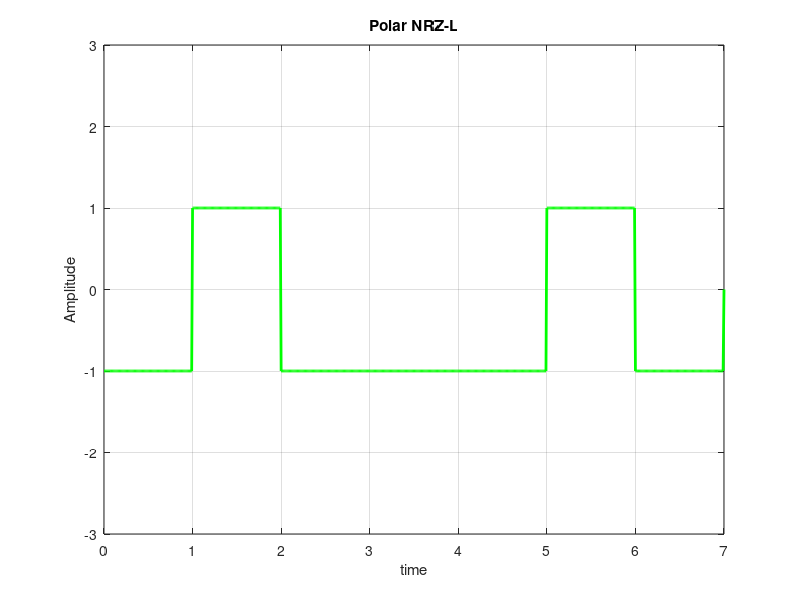

Reproduce this figure in MATLAB.
clc
clear all
close all

data = [1 0 1 1 1 0 1];

sample_per_bit = 100;
bitRate = 1;
total_bits = length(data);
total_sample_size = sample_per_bit * total_bits;
total_sample_time = total_bits / bitRate;
time_per_sample = total_sample_time / total_sample_size;
t = 0:time_per_sample:total_sample_time; 
y = zeros(1,length(t));

for i=0:total_bits-1;
  if data(i+1) == 0 
    y(i*sample_per_bit+1 : (i+1)*sample_per_bit) = 1;
  else 
    y(i*sample_per_bit+1 : (i+1)*sample_per_bit) = -1;  
  endif
endfor

plot(t,y,'g','Linewidth',2);
axis([0 t(end) -3 3]);
grid on;
xlabel('time');
ylabel('Amplitude');
title('Polar NRZ-L');

%decoding the digital signal 
check = 1;
count = 0;
for j = 1:sample_per_bit:length(y)-1;
  count = count+1;
  if y(j)==check
    signal_decoded(count) = 0;
  else
    %count = count+1;
    signal_decoded(count) = 1;
  endif;
endfor;
disp(signal_decoded);


